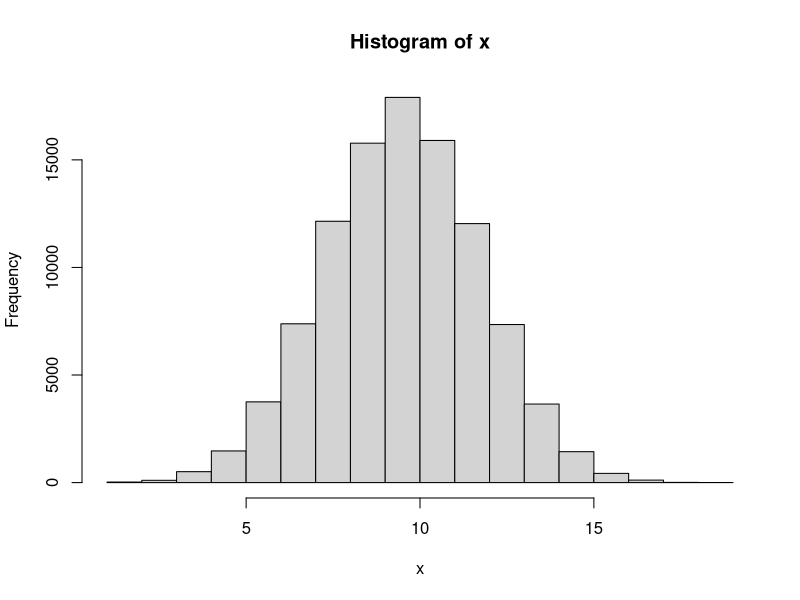
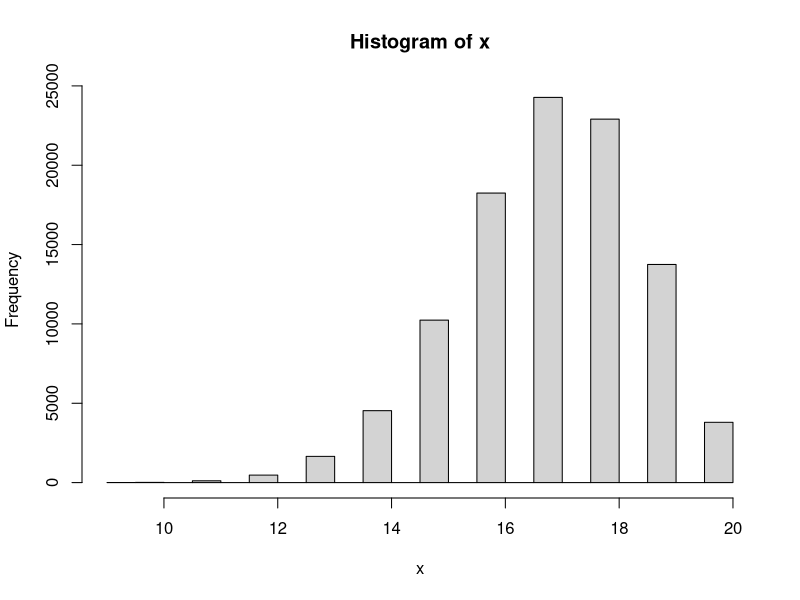

These charts were generated, in order, by the following R code:
#------------------

# Answer to the Question # 01

#------------------

# No 1 of Question # 01 

#a) 

# Taking a sample with n = 20 and p = 0.5 (given on the question)

x1 <- rbinom(1, 20, 0.5)

#The value of x1

x1


#b) 

#Finding the range for x1 with n = 20 and p = 0.5


n <- 20

p <- 0.5


# Finding and defining the minimum value

min_value <- min(0, n)

# Finding and defining the maximum value

max_value <- max(0:n)

# Calculate the cumulative probability at the minimum value

cdf_min <- pbinom(min_value, n, p)

# Calculate the cumulative probability at the maximum value

cdf_max <- pbinom(max_value, n, p)

# Range of the binomial distribution

range_binomial <- c(min_value, max_value)

range_binomial


# No.2 of Question.1

# Repeating Question.1 for N = 100000 times


N <- 100000

x <- rep(NA, N)

x

for (i in 1: N){
  x[i] <- rbinom(1, 20, 0.5)
}

x

# Plot the histogram

hist(x)

#Find the minimum and maximum value

max(x)

min(x)


#3 of Q.1 

# Now setting if x is bigger or less than 15 then y = 1 . And y = 0 otherwise.

y_1 <- ifelse(c(x)>=15, 1,0)

y_1


# 4 of Q.1

#Calculating summation of y

sum(y_1)


#5 of Q.1 

# Now repeating all the steps above for n = 20 and p = 0.85


#a) 

# Taking a sample 

x1 <- rbinom(1, 20, 0.85)
x1


#b)

#Finding the range for x1

n <- 20

p <- 0.85

# Find the minimum value

min_value <- min(0, n)

# Find the maximum value

max_value <- max(0:n)

# Calculate the cumulative probability at the minimum value

cdf_min <- pbinom(min_value, n, p)

# Calculate the cumulative probability at the maximum value

cdf_max <- pbinom(max_value, n, p)

# Range of the binomial distribution

range_binomial <- c(min_value, max_value)

range_binomial


#c. 

# Now taking N = 100000 times

N <- 100000

x <- rep(NA, N)

x

for (i in 1: N){
  x[i] <- rbinom(1, 20, 0.85)
}

x

# Plot the histogram

hist(x)


#Find the minimum and maximum value

max(x)

min(x)


#d. 

# Now setting if x is bigger or less than 15 then y = 1 . And y = 0 otherwise

y_1 <- ifelse(c(x)>=15, 1,0)

y_1

#e. 

#Calculating summation of y

sum(y_1)


#f. 

#Calculating summation of y divided by N

sum(y_1) / N


# ---------------------------------------------

# Answer to the Question # 01 - (6) : 

# ---------------------------------------------


# Now I have to make a guess about type I and type II errors for Null Hypothesis H0: p0 = 0.5 VS Alternative hypothesis H1: p1 = 0.85. For setting that what is the chance of a fair coin landing on heads at least 15 times out of 20 flips?


# Type I error means we reject the null hypothesis when it is true. It is also known as 'False Positive'. The significance level or alpha (a) is the probability of making a type I error. We usually set it as 0.05 or 0.01.


# The chance of a fair coin landing on heads at least 15 times out of 20 flips, we are using binomial distribution and a two-tailed test for this question. By calculating on the calculator it is found that the probability of getting 15 or more successes out of 20 trials when the p0 = 0.5 is approximately 0.026. So, it can be said that if the p0 = 0.5, we would reject the null hypothesis and conclude that the proportion is significantly different from 0.5 in about 2.6% of the cases.

# On the other hand, Type II error means we fail to reject the null hypothesis when it is actually false. It is also known as 'False Negative'. The probability of making a type II error is denoted by beta (B).

# To find the probability of a type II error, we know that for the alternative hypothesis, p1 = 0.85. By calculating on the calculator, we got that the chance of a fair coin landing on heads at least 15 times out of 20 flips when p1 = 0.85 is approximately 0.408. This means we would fail to reject the null hypothesis and conclude that the proportion is not significantly different from 0.5 in about 40.8% of the cases.

# In summary, the estimated probabilities of making a type I error and a type II error for this hypothesis test are approximately 0.026 and 0.408, respectively.



# ---------------------------------------------

#Answer to the Q. 2 :

# ---------------------------------------------


# Here is the sample: 2 2 1 2 2 2 1 1 2 1 1 2 2 1 1 2 1 2 2 2 1 2 1 2 1 2 2 2 2 2 2 2 2 1 2 1 2 1 2 2


# We have to test whether the sample is random or not.


# To test whether the process of treatment assignments is random, we will use a chi-squared fit test. At first, we will count the number of treatments of each type, and then compare the observed frequencies to the expected frequencies under the assumption of a random process.

# In this case, there are 40 treatments. Among them:
  
# For Observed frequencies: Type 1 = 18 treatments and Type 2 = 22 treatments.

# Expected frequencies (we assume that there is randomness): Type 1 = 20 treatments and Type 2 = 20  treatments. (As there are 40 treatments in total and a 50% chance of each type).


# To calculate the chi-squared statistic, we can use the formula:
  
#  χ2 = Σ ((Oi - Ei)² / Ei)

# Here,

# Oi = Observed Frequency for category  i , (here i = 1 or 2), 

# Ei = Expected frequency for category i, (here i = 1 or 2).

# And the sum is taken over all categories.

# By using an online calculator and plugging the numbers, we got that:
  
  
# χ2 = ((18-20)²/20) + ((22-20)²/20) = 0.4


# To determine whether this value is statistically significant, we need to compare it to a chi-squared distribution with one degree of freedom (since we have two categories and one parameter estimated from the data). Using a table, we find that the p-value for this test is approximately 0.5, which is very large.

# Therefore, we fail to reject the null hypothesis that the treatment assignments are random. In other words, there is no evidence to suggest that the process was biased or non-random.

# [This question can be solved in multiple ways]

# ---------------------------------------------

#Answer to the Q. 3 :

# ---------------------------------------------


#Answer for 3 - a


#1

# Taking a sample

x2 <- rbinom(1, 1, 0.5)
x2


#Then identify the range

n <- 1
p <- 0.5


# Find the minimum value

min_value <- min(0, n)


# Find the maximum value

max_value <- max(0:n)


# Calculate the cumulative probability at the minimum value

cdf_min <- pbinom(min_value, n, p)

# Calculate the cumulative probability at the maximum value

cdf_max <- pbinom(max_value, n, p)

# Range of the binomial distribution

range_binomial <- c(min_value, max_value)

range_binomial


#For question 3 - (a) - #2 and #3

# Patient will get “A” if x2 = 1, and get “B” if x2 = 0

# Repeating 1 & 2 for N = 40


N <- 40
x <- rep(NA, N)

x

for (i in 1: N){
  x[i] <- rbinom(1, 1, 0.5)
}

x

# Now assigning A and B for 1 and 0 respectively.

x[x == 1] <- "A"
x[x == 0] <- "B"


# print the modified values of x

print(x)


#Number of A and B

table(x)


# --------------------------------------------


# --------------------------------------------


#Answer for 3 - b

# Now we will use random permutated block randomization with a block size of 40 (including 20 “A”s and 20 “B”s)

# Set the block size

block_size <- 40


# Create a vector of treatment assignments

treatments <- rep(c("A", "B"), length.out = block_size*1)


# Create a vector of block assignments

blocks <- rep(1:1, each = block_size)


# Randomly permute the blocks

blocks <- sample(blocks)


# Order the treatment assignments within each block

for (i in 1:1) {
  treatments[blocks == i] <- sample(treatments[blocks == i])
}

# View the resulting treatment assignments by block

a <- split(treatments, blocks)

a

#Calculating the Number of A and B

table(a)

# The difference between 3(a) and 3 (b) is that - in 3 (a), though the probability is p = 0.5, for the N = 40, the number of A and B is not the same. For my case , A = 18 and B = 22. But, in 3 (b) we used random permutated block randomization with a block size of 40. And for this case number of A and B is same. For my case , A = 20 and B = 20.



# --------------------------------------------

# --------------------------------------------


# Answer for 3 - c


# Set the block size of 8


block_size <- 8


# Create a vector of treatment assignments


treatments <- rep(c("A", "B"), length.out = block_size*5)


# Create a vector of block assignments


blocks <- rep(1:5, each = block_size)


# Randomly permute the blocks

blocks <- sample(blocks)



# Order the treatment assignments within each block

for (i in 1:5) {
  treatments[blocks == i] <- sample(treatments[blocks == i])
}


# View the resulting treatment assignments by block. There are 5 different blocks with a block size of 8


d <- split(treatments, blocks)
d

# Now, merging all the 5 different blocks into 1. So, now there will be 40


b <- unsplit(treatments, blocks)

b


#Number of A and B

table(b)

# The difference between 3(b) and 3 (c) is that - in 3 (b), we used random permutated block randomization with a block size of 40. And for this case number of A and B is same. For my case , it was A = 20 and B = 20. But, in 3 (c) though we used random permutated block randomization, but this time with a block size of 8. After that we added all the 8 blocks so total sample is 40. And for this case number of A and B is not same. For my case , it was A = 24 and B = 16. 

# If we stop the study for toxicity for in sample size = 20, then for 3 (b) = The difference between number of A and B will not be that much. 

# But, for 3 (c) = The difference between the number of A and B will be more than 3 (b)
